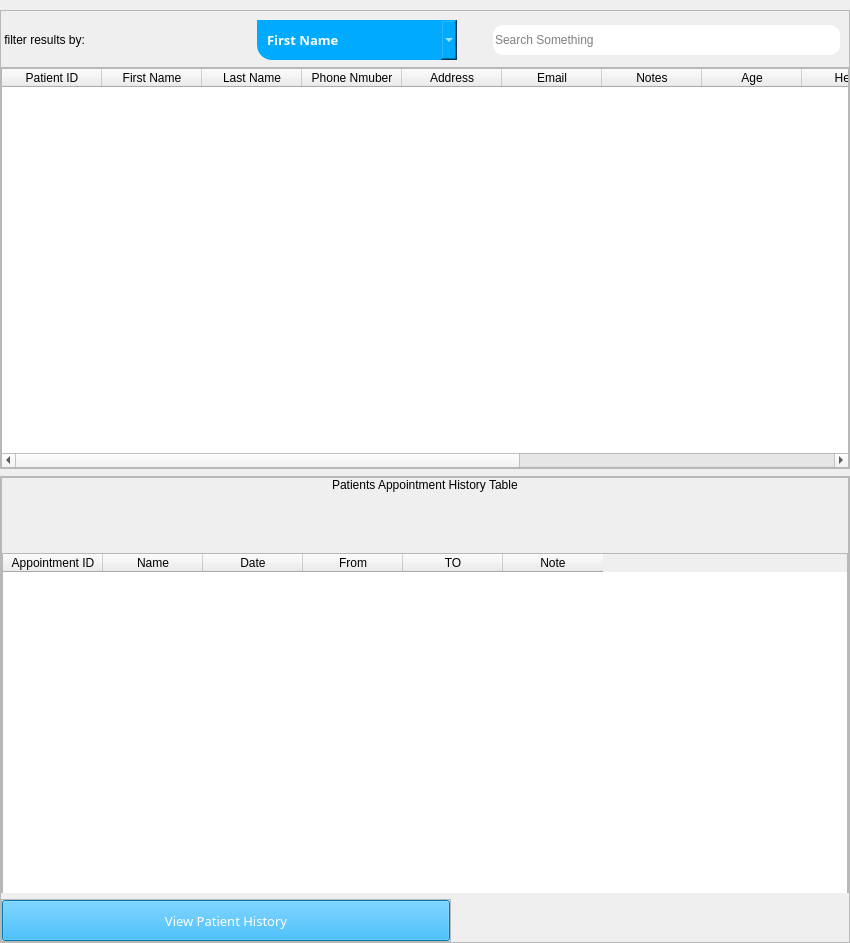
                             <widget class="QFrame" name="filter_frame">
                              <property name="sizePolicy">
                               <sizepolicy hsizetype="Expanding" vsizetype="Expanding">
                                <horstretch>0</horstretch>
                                <verstretch>0</verstretch>
                               </sizepolicy>
                              </property>
                              <property name="styleSheet">
                               <string notr="true"/>
                              </property>
                              <property name="frameShape">
                               <enum>QFrame::NoFrame</enum>
                              </property>
                              <property name="frameShadow">
                               <enum>QFrame::Plain</enum>
                              </property>
                              <layout class="QVBoxLayout" name="verticalLayout_16">
                               <property name="spacing">
                                <number>7</number>
                               </property>
                               <property name="leftMargin">
                                <number>0</number>
                               </property>
                               <property name="topMargin">
                                <number>0</number>
                               </property>
                               <property name="rightMargin">
                                <number>0</number>
                               </property>
                               <property name="bottomMargin">
                                <number>0</number>
                               </property>
                               <item>
                                <widget class="QFrame" name="values_frame_2">
                                 <property name="sizePolicy">
                                  <sizepolicy hsizetype="Expanding" vsizetype="Minimum">
                                   <horstretch>0</horstretch>
                                   <verstretch>0</verstretch>
                                  </sizepolicy>
                                 </property>
                                 <property name="minimumSize">
                                  <size>
                                   <width>850</width>
                                   <height>60</height>
                                  </size>
                                 </property>
                                 <property name="maximumSize">
                                  <size>
                                   <width>622</width>
                                   <height>40</height>
                                  </size>
                                 </property>
                                 <property name="frameShape">
                                  <enum>QFrame::StyledPanel</enum>
                                 </property>
                                 <property name="frameShadow">
                                  <enum>QFrame::Raised</enum>
                                 </property>
                                 <layout class="QHBoxLayout" name="horizontalLayout_19">
                                  <property name="leftMargin">
                                   <number>0</number>
                                  </property>
                                  <property name="topMargin">
                                   <number>0</number>
                                  </property>
                                  <property name="rightMargin">
                                   <number>0</number>
                                  </property>
                                  <property name="bottomMargin">
                                   <number>0</number>
                                  </property>
                                  <item>
                                   <widget class="QLabel" name="label_30">
                                    <property name="minimumSize">
                                     <size>
                                      <width>250</width>
                                      <height>0</height>
                                     </size>
                                    </property>
                                    <property name="maximumSize">
                                     <size>
                                      <width>120</width>
                                      <height>16777215</height>
                                     </size>
                                    </property>
                                    <property name="font">
                                     <font/>
                                    </property>
                                    <property name="styleSheet">
                                     <string notr="true"/>
                                    </property>
                                    <property name="text">
                                     <string> filter results by:</string>
                                    </property>
                                   </widget>
                                  </item>
                                  <item alignment="Qt::AlignVCenter">
                                   <widget class="QComboBox" name="filter_pateint_val">
                                    <property name="sizePolicy">
                                     <sizepolicy hsizetype="Preferred" vsizetype="Expanding">
                                      <horstretch>0</horstretch>
                                      <verstretch>0</verstretch>
                                     </sizepolicy>
                                    </property>
                                    <property name="minimumSize">
                                     <size>
                                      <width>200</width>
                                      <height>40</height>
                                     </size>
                                    </property>
                                    <property name="maximumSize">
                                     <size>
                                      <width>120</width>
                                      <height>16777215</height>
                                     </size>
                                    </property>
                                    <property name="font">
                                     <font>
                                      <family>Comfortaa</family>
                                      <pointsize>10</pointsize>
                                      <weight>50</weight>
                                      <italic>false</italic>
                                      <bold>false</bold>
                                     </font>
                                    </property>
                                    <property name="styleSheet">
                                     <string notr="true">background-color: rgb(0, 170, 255);
color: rgb(255, 255, 255);
font: 10pt &quot;Comfortaa&quot;;
font-size: 13px;
	font-weight: bold;
	border-top-right-radius: 15px;
	border-top-left-radius: 0px;
	border-bottom-right-radius: 0px;
	border-bottom-left-radius: 15px;
	padding: 10px;
	font: 10pt &quot;Comfortaa&quot;;</string>
                                    </property>
                                    <item>
                                     <property name="text">
                                      <string>First Name</string>
                                     </property>
                                    </item>
                                    <item>
                                     <property name="text">
                                      <string>Last Name</string>
                                     </property>
                                    </item>
                                    <item>
                                     <property name="text">
                                      <string>Phone Number</string>
                                     </property>
                                    </item>
                                    <item>
                                     <property name="text">
                                      <string>Patient ID</string>
                                     </property>
                                    </item>
                                    <item>
                                     <property name="text">
                                      <string>Note</string>
                                     </property>
                                    </item>
                                   </widget>
                                  </item>
                                  <item alignment="Qt::AlignVCenter">
                                   <widget class="QFrame" name="frame_26">
                                    <property name="minimumSize">
                                     <size>
                                      <width>100</width>
                                      <height>0</height>
                                     </size>
                                    </property>
                                    <property name="styleSheet">
                                     <string notr="true">border-radius:10px;</string>
                                    </property>
                                    <property name="frameShape">
                                     <enum>QFrame::StyledPanel</enum>
                                    </property>
                                    <property name="frameShadow">
                                     <enum>QFrame::Raised</enum>
                                    </property>
                                    <layout class="QHBoxLayout" name="horizontalLayout_35">
                                     <property name="spacing">
                                      <number>0</number>
                                     </property>
                                     <property name="leftMargin">
                                      <number>0</number>
                                     </property>
                                     <property name="topMargin">
                                      <number>0</number>
                                     </property>
                                     <property name="bottomMargin">
                                      <number>0</number>
                                     </property>
                                     <item>
                                      <widget class="QLabel" name="label_41">
                                       <property name="sizePolicy">
                                        <sizepolicy hsizetype="Preferred" vsizetype="Preferred">
                                         <horstretch>0</horstretch>
                                         <verstretch>0</verstretch>
                                        </sizepolicy>
                                       </property>
                                       <property name="minimumSize">
                                        <size>
                                         <width>30</width>
                                         <height>30</height>
                                        </size>
                                       </property>
                                       <property name="maximumSize">
                                        <size>
                                         <width>30</width>
                                         <height>30</height>
                                        </size>
                                       </property>
                                       <property name="text">
                                        <string/>
                                       </property>
                                       <property name="pixmap">
                                        <pixmap resource="scheduler -py full/icons.qrc">:/icons/icons8-search-24.png</pixmap>
                                       </property>
                                       <property name="scaledContents">
                                        <bool>true</bool>
                                       </property>
                                      </widget>
                                     </item>
                                     <item>
                                      <widget class="QLineEdit" name="search_edit_2">
                                       <property name="sizePolicy">
                                        <sizepolicy hsizetype="Expanding" vsizetype="Expanding">
                                         <horstretch>0</horstretch>
                                         <verstretch>0</verstretch>
                                        </sizepolicy>
                                       </property>
                                       <property name="minimumSize">
                                        <size>
                                         <width>0</width>
                                         <height>30</height>
                                        </size>
                                       </property>
                                       <property name="styleSheet">
                                        <string notr="true">border-bottom:0px;</string>
                                       </property>
                                       <property name="placeholderText">
                                        <string>Search Something</string>
                                       </property>
                                      </widget>
                                     </item>
                                    </layout>
                                   </widget>
                                  </item>
                                 </layout>
                                </widget>
                               </item>
                               <item>
                                <widget class="QFrame" name="p_table_frame">
                                 <property name="sizePolicy">
                                  <sizepolicy hsizetype="MinimumExpanding" vsizetype="Expanding">
                                   <horstretch>0</horstretch>
                                   <verstretch>0</verstretch>
                                  </sizepolicy>
                                 </property>
                                 <property name="minimumSize">
                                  <size>
                                   <width>0</width>
                                   <height>400</height>
                                  </size>
                                 </property>
                                 <property name="frameShape">
                                  <enum>QFrame::StyledPanel</enum>
                                 </property>
                                 <property name="frameShadow">
                                  <enum>QFrame::Raised</enum>
                                 </property>
                                 <layout class="QHBoxLayout" name="horizontalLayout_27">
                                  <property name="leftMargin">
                                   <number>0</number>
                                  </property>
                                  <property name="topMargin">
                                   <number>0</number>
                                  </property>
                                  <property name="rightMargin">
                                   <number>0</number>
                                  </property>
                                  <property name="bottomMargin">
                                   <number>0</number>
                                  </property>
                                  <item>
                                   <widget class="QTableWidget" name="patients_table">
                                    <property name="sizePolicy">
                                     <sizepolicy hsizetype="Minimum" vsizetype="Expanding">
                                      <horstretch>0</horstretch>
                                      <verstretch>0</verstretch>
                                     </sizepolicy>
                                    </property>
                                    <property name="minimumSize">
                                     <size>
                                      <width>0</width>
                                      <height>400</height>
                                     </size>
                                    </property>
                                    <property name="maximumSize">
                                     <size>
                                      <width>16777215</width>
                                      <height>600</height>
                                     </size>
                                    </property>
                                    <property name="styleSheet">
                                     <string notr="true"/>
                                    </property>
                                    <property name="frameShadow">
                                     <enum>QFrame::Raised</enum>
                                    </property>
                                    <column>
                                     <property name="text">
                                      <string>Patient ID</string>
                                     </property>
                                    </column>
                                    <column>
                                     <property name="text">
                                      <string>First Name</string>
                                     </property>
                                    </column>
                                    <column>
                                     <property name="text">
                                      <string>Last Name</string>
                                     </property>
                                    </column>
                                    <column>
                                     <property name="text">
                                      <string>Phone Nmuber</string>
                                     </property>
                                    </column>
                                    <column>
                                     <property name="text">
                                      <string>Address</string>
                                     </property>
                                    </column>
                                    <column>
                                     <property name="text">
                                      <string>Email</string>
                                     </property>
                                    </column>
                                    <column>
                                     <property name="text">
                                      <string>Notes</string>
                                     </property>
                                    </column>
                                    <column>
                                     <property name="text">
                                      <string>Age</string>
                                     </property>
                                    </column>
                                    <column>
                                     <property name="text">
                                      <string>Height</string>
                                     </property>
                                    </column>
                                    <column>
                                     <property name="text">
                                      <string>weight</string>
                                     </property>
                                    </column>
                                    <column>
                                     <property name="text">
                                      <string>Smokiing</string>
                                     </property>
                                    </column>
                                    <column>
                                     <property name="text">
                                      <string>Allergies</string>
                                     </property>
                                    </column>
                                    <column>
                                     <property name="text">
                                      <string>Symptoms</string>
                                     </property>
                                    </column>
                                   </widget>
                                  </item>
                                 </layout>
                                </widget>
                               </item>
                               <item>
                                <widget class="QFrame" name="buttons_frame_2">
                                 <property name="sizePolicy">
                                  <sizepolicy hsizetype="Preferred" vsizetype="Preferred">
                                   <horstretch>0</horstretch>
                                   <verstretch>0</verstretch>
                                  </sizepolicy>
                                 </property>
                                 <property name="frameShape">
                                  <enum>QFrame::StyledPanel</enum>
                                 </property>
                                 <property name="frameShadow">
                                  <enum>QFrame::Raised</enum>
                                 </property>
                                 <layout class="QVBoxLayout" name="verticalLayout_17">
                                  <property name="leftMargin">
                                   <number>0</number>
                                  </property>
                                  <property name="topMargin">
                                   <number>0</number>
                                  </property>
                                  <property name="rightMargin">
                                   <number>0</number>
                                  </property>
                                  <property name="bottomMargin">
                                   <number>0</number>
                                  </property>
                                  <item>
                                   <widget class="QFrame" name="patient_history_frame">
                                    <property name="sizePolicy">
                                     <sizepolicy hsizetype="Preferred" vsizetype="Preferred">
                                      <horstretch>0</horstretch>
                                      <verstretch>0</verstretch>
                                     </sizepolicy>
                                    </property>
                                    <property name="frameShape">
                                     <enum>QFrame::StyledPanel</enum>
                                    </property>
                                    <property name="frameShadow">
                                     <enum>QFrame::Raised</enum>
                                    </property>
                                    <layout class="QVBoxLayout" name="verticalLayout_25">
                                     <property name="spacing">
                                      <number>0</number>
                                     </property>
                                     <property name="leftMargin">
                                      <number>0</number>
                                     </property>
                                     <property name="topMargin">
                                      <number>0</number>
                                     </property>
                                     <property name="rightMargin">
                                      <number>0</number>
                                     </property>
                                     <property name="bottomMargin">
                                      <number>0</number>
                                     </property>
                                     <item alignment="Qt::AlignHCenter">
                                      <widget class="QLabel" name="label_35">
                                       <property name="font">
                                        <font/>
                                       </property>
                                       <property name="styleSheet">
                                        <string notr="true"/>
                                       </property>
                                       <property name="text">
                                        <string>Patients Appointment History Table</string>
                                       </property>
                                      </widget>
                                     </item>
                                     <item>
                                      <widget class="QTableWidget" name="patient_hisory_table">
                                       <property name="enabled">
                                        <bool>true</bool>
                                       </property>
                                       <property name="sizePolicy">
                                        <sizepolicy hsizetype="Expanding" vsizetype="Expanding">
                                         <horstretch>0</horstretch>
                                         <verstretch>0</verstretch>
                                        </sizepolicy>
                                       </property>
                                       <property name="minimumSize">
                                        <size>
                                         <width>0</width>
                                         <height>400</height>
                                        </size>
                                       </property>
                                       <property name="maximumSize">
                                        <size>
                                         <width>16777215</width>
                                         <height>277</height>
                                        </size>
                                       </property>
                                       <property name="styleSheet">
                                        <string notr="true"/>
                                       </property>
                                       <property name="showGrid">
                                        <bool>false</bool>
                                       </property>
                                       <attribute name="horizontalHeaderShowSortIndicator" stdset="0">
                                        <bool>false</bool>
                                       </attribute>
                                       <attribute name="verticalHeaderCascadingSectionResizes">
                                        <bool>false</bool>
                                       </attribute>
                                       <column>
                                        <property name="text">
                                         <string>Appointment ID</string>
                                        </property>
                                       </column>
                                       <column>
                                        <property name="text">
                                         <string>Name</string>
                                        </property>
                                       </column>
                                       <column>
                                        <property name="text">
                                         <string>Date</string>
                                        </property>
                                       </column>
                                       <column>
                                        <property name="text">
                                         <string>From</string>
                                        </property>
                                       </column>
                                       <column>
                                        <property name="text">
                                         <string>TO</string>
                                        </property>
                                       </column>
                                       <column>
                                        <property name="text">
                                         <string>Note</string>
                                        </property>
                                       </column>
                                      </widget>
                                     </item>
                                    </layout>
                                   </widget>
                                  </item>
                                  <item>
                                   <widget class="QFrame" name="new_btn_frame">
                                    <property name="maximumSize">
                                     <size>
                                      <width>450</width>
                                      <height>60</height>
                                     </size>
                                    </property>
                                    <property name="frameShape">
                                     <enum>QFrame::StyledPanel</enum>
                                    </property>
                                    <property name="frameShadow">
                                     <enum>QFrame::Raised</enum>
                                    </property>
                                    <layout class="QHBoxLayout" name="horizontalLayout_21">
                                     <property name="leftMargin">
                                      <number>0</number>
                                     </property>
                                     <property name="topMargin">
                                      <number>0</number>
                                     </property>
                                     <property name="rightMargin">
                                      <number>0</number>
                                     </property>
                                     <property name="bottomMargin">
                                      <number>0</number>
                                     </property>
                                     <item>
                                      <widget class="QPushButton" name="p_history">
                                       <property name="enabled">
                                        <bool>true</bool>
                                       </property>
                                       <property name="minimumSize">
                                        <size>
                                         <width>121</width>
                                         <height>41</height>
                                        </size>
                                       </property>
                                       <property name="font">
                                        <font>
                                         <family>Comfortaa</family>
                                         <pointsize>10</pointsize>
                                         <weight>50</weight>
                                         <italic>false</italic>
                                         <bold>false</bold>
                                        </font>
                                       </property>
                                       <property name="styleSheet">
                                        <string notr="true">background-color: rgb(0, 170, 255);
color: rgb(255, 255, 255);</string>
                                       </property>
                                       <property name="text">
                                        <string>View Patient History</string>
                                       </property>
                                       <property name="icon">
                                        <iconset>
                                         <normaloff>icons/icons8-check-24.png</normaloff>icons/icons8-check-24.png</iconset>
                                       </property>
                                      </widget>
                                     </item>
                                    </layout>
                                   </widget>
                                  </item>
                                 </layout>
                                </widget>
                               </item>
                              </layout>
                             </widget>
